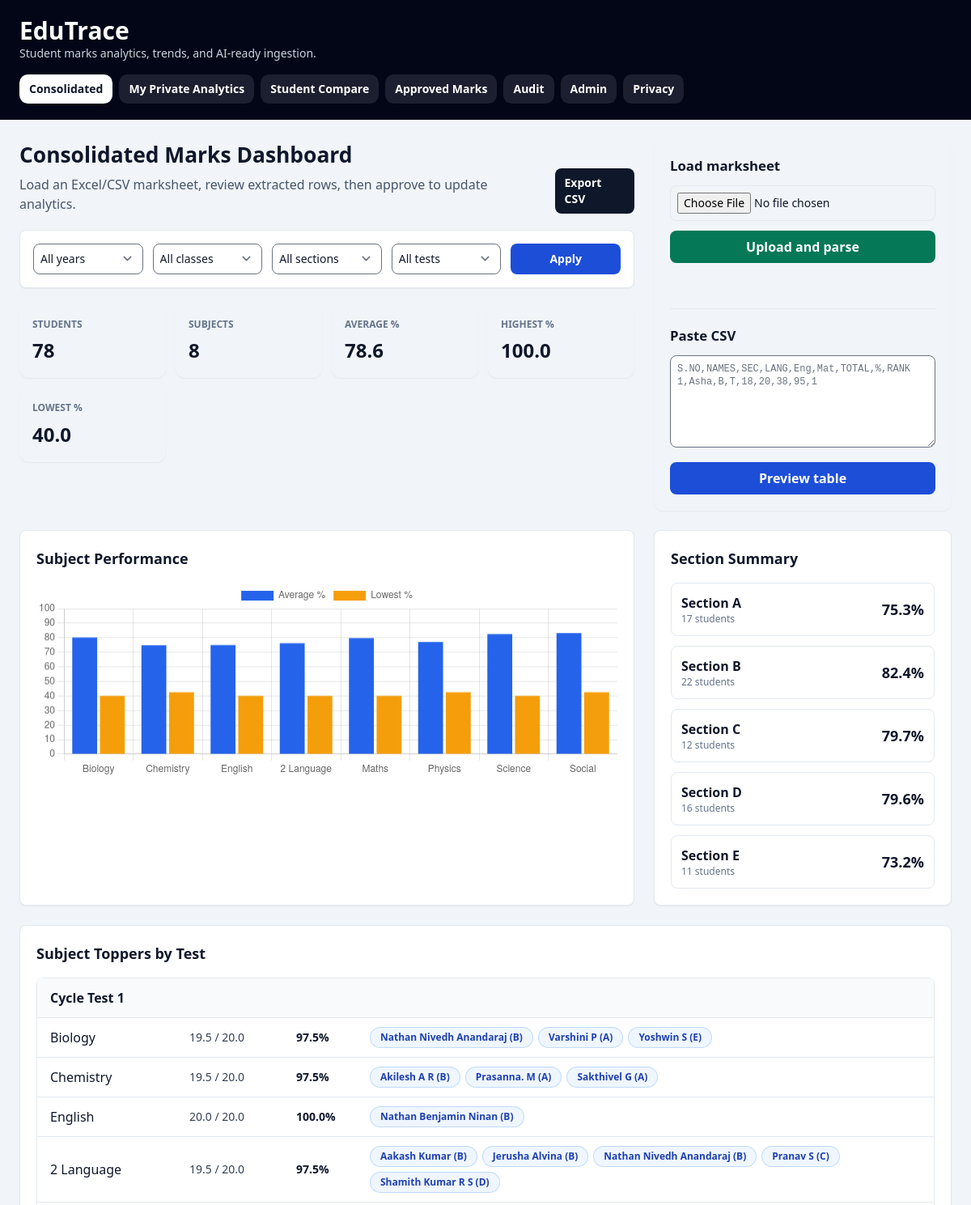
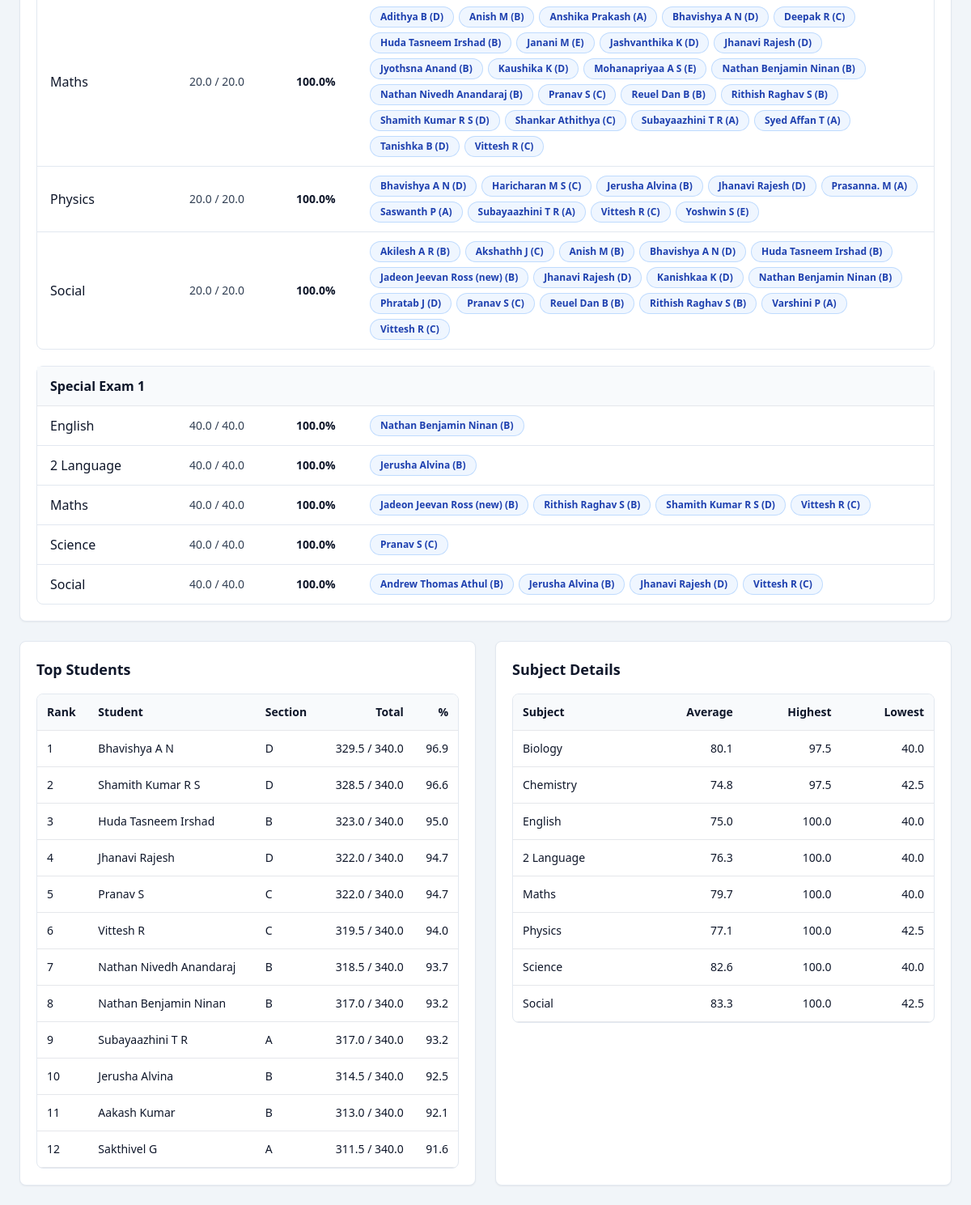
The page / on the database its author committed (2 pictures, top to bottom).
### app/db/models/mark.py (models this page shows)
class Mark(Base):
    __tablename__ = "marks"
    __table_args__ = (
        UniqueConstraint("student_id", "subject_id", "exam_id", name="uq_mark_student_subject_exam"),
    )
    id: Mapped[int] = mapped_column(Integer, primary_key=True, index=True)
    student_id: Mapped[int] = mapped_column(ForeignKey("students.id"), nullable=False, index=True)
    subject_id: Mapped[int] = mapped_column(ForeignKey("subjects.id"), nullable=False, index=True)
    exam_id: Mapped[int] = mapped_column(ForeignKey("exams.id"), nullable=False, index=True)
    score: Mapped[float | None] = mapped_column(Float, nullable=True)
    max_marks: Mapped[float] = mapped_column(Float, nullable=False)
    absent_flag: Mapped[str] = mapped_column(String(5), nullable=False, default="N")
    remarks: Mapped[str | None] = mapped_column(String(500), nullable=True)
    source_upload_id: Mapped[int | None] = mapped_column(ForeignKey("uploads.id"), nullable=True)
    created_at: Mapped[str] = mapped_column(DateTime(timezone=True), server_default=func.now())
    updated_at: Mapped[str] = mapped_column(
        DateTime(timezone=True), server_default=func.now(), onupdate=func.now()
    )
    student = relationship("Student", back_populates="marks")
    subject = relationship("Subject", back_populates="marks")
    exam = relationship("Exam", back_populates="marks")
    source_upload = relationship("Upload", back_populates="marks")

### app/db/models/exam.py (models this page shows)
class Exam(Base):
    __tablename__ = "exams"
    __table_args__ = (
        UniqueConstraint("academic_year", "exam_term", name="uq_exam_academic_year_term"),
    )
    id: Mapped[int] = mapped_column(Integer, primary_key=True, index=True)
    exam_term: Mapped[str] = mapped_column(String(100), nullable=False, index=True)
    display_name: Mapped[str | None] = mapped_column(String(120), nullable=True)
    exam_date: Mapped[str | None] = mapped_column(String(20), nullable=True)
    academic_year: Mapped[str] = mapped_column(String(20), nullable=False, index=True)
    created_at: Mapped[str] = mapped_column(DateTime(timezone=True), server_default=func.now())
    marks = relationship("Mark", back_populates="exam")

### app/db/models/subject.py (models this page shows)
class Subject(Base):
    __tablename__ = "subjects"
    id: Mapped[int] = mapped_column(Integer, primary_key=True, index=True)
    subject_name: Mapped[str] = mapped_column(String(200), nullable=False, unique=True, index=True)
    display_name: Mapped[str | None] = mapped_column(String(120), nullable=True)
    created_at: Mapped[str] = mapped_column(DateTime(timezone=True), server_default=func.now())
    marks = relationship("Mark", back_populates="subject")

### app/db/models/student.py (models this page shows)
class Student(Base):
    __tablename__ = "students"
    __table_args__ = (
        UniqueConstraint("student_name", "class_name", "section", "academic_year", name="uq_student_scope"),
    )
    id: Mapped[int] = mapped_column(Integer, primary_key=True, index=True)
    student_name: Mapped[str] = mapped_column(String(200), nullable=False, index=True)
    roll_no: Mapped[str | None] = mapped_column(String(50), nullable=True)
    gender: Mapped[str | None] = mapped_column(String(20), nullable=True)
    class_name: Mapped[str] = mapped_column(String(50), nullable=False, index=True)
    section: Mapped[str] = mapped_column(String(50), nullable=False, index=True)
    academic_year: Mapped[str] = mapped_column(String(20), nullable=False, index=True)
    created_at: Mapped[str] = mapped_column(DateTime(timezone=True), server_default=func.now())
    marks = relationship("Mark", back_populates="student", cascade="all, delete-orphan")

### app/api/routes_dashboard.py (the view)
@router.get("/", response_class=HTMLResponse)
def dashboard(
    request: Request,
    db: Annotated[Session, Depends(get_db)],
    academic_year: str = "",
    class_name: str = "",
    section: str = "",
    exam_term: str = "",
):
    repo = MarkRepository(db)
    filters = {
        "academic_year": academic_year,
        "class_name": class_name,
        "section": section,
        "exam_term": exam_term,
    }
    rows = repo.list_marks(filters)
    summary = AnalyticsService.summary(rows)
    return templates.TemplateResponse(
        request=request,
        name="dashboard.html",
        context={
            "summary": summary,
            "rows": rows,
            "trend": AnalyticsService.subject_trend(rows),
            "student_rankings": AnalyticsService.student_rankings(rows),
            "subject_summary": AnalyticsService.subject_summary(rows),
            "subject_toppers": AnalyticsService.grouped_subject_toppers_by_test(rows),
            "section_summary": AnalyticsService.section_summary(rows),
            "available_filters": repo.available_filters(),
            "selected_filters": filters,
        },
    )

### app/templates/dashboard.html (shortened to what this page needs)
{% extends "base.html" %}
{% block content %}
<section class="grid grid-cols-1 gap-6 lg:grid-cols-3">
  <div class="lg:col-span-2">
    <div class="page-heading">
      <div>
        <h2>Consolidated Marks Dashboard</h2>
        <p>Load an Excel/CSV marksheet, review extracted rows, then approve to update analytics.</p>
      </div>
      <a href="/marks/export.csv" class="w-fit rounded-lg bg-slate-900 px-3 py-2 text-sm font-semibold text-white">Export CSV</a>
    </div>
    <form method="get" action="/" class="mt-5 grid grid-cols-1 gap-3 rounded-lg border border-slate-200 bg-white p-4 shadow-sm md:grid-cols-5">
      <select name="academic_year" class="rounded-lg border p-2 text-sm">
        <option value="">All years</option>
      </select>
      <select name="class_name" class="rounded-lg border p-2 text-sm">
        <option value="">All classes</option>
      </select>
      <select name="section" class="rounded-lg border p-2 text-sm">
        <option value="">All sections</option>
      </select>
      <select name="exam_term" class="rounded-lg border p-2 text-sm">
        <option value="">All tests</option>
      </select>
      <button class="rounded-lg bg-blue-700 px-4 py-2 text-sm font-semibold text-white">Apply</button>
    </form>
    <section class="metric-grid mt-5">
      {% for label, value in [
        ('Students', summary.students),
        ('Subjects', summary.subjects),
        ('Average %', summary.average_pct),
        ('Highest %', summary.highest_pct),
        ('Lowest %', summary.lowest_pct)
      ] %}
      <div class="metric-card"><span>{{ label }}</span><strong>{{ value }}</strong></div>
      {% endfor %}
    </section>
  </div>
  <div class="panel">
    <h3 class="font-semibold">Load marksheet</h3>
    <form hx-post="/uploads/api" hx-encoding="multipart/form-data" hx-target="#upload-result" class="mt-3 space-y-3">
      <input name="file" type="file" accept=".xlsx,.csv,.txt,.png,.jpg,.jpeg,.webp,.bmp" required class="w-full rounded-lg border p-2 text-sm">
      <button class="w-full rounded-lg bg-emerald-700 px-4 py-2 font-semibold text-white">Upload and parse</button>
    </form>
    <div id="upload-result" class="mt-3 rounded-lg bg-slate-100 p-3 text-sm text-slate-700"></div>
    <div class="mt-5 border-t pt-5">
      <h3 class="font-semibold">Paste CSV</h3>
      <form action="/uploads/paste" method="post" class="mt-3 space-y-3">
        <textarea name="csv_text" required rows="6" class="w-full rounded-lg border p-2 font-mono text-xs" placeholder="S.NO,NAMES,SEC,LANG,Eng,Mat,TOTAL,%,RANK&#10;1,Asha,B,T,18,20,38,95,1"></textarea>
        <button class="w-full rounded-lg bg-blue-700 px-4 py-2 font-semibold text-white">Preview table</button>
      </form>
    </div>
  </div>
</section>
<section class="mt-6 grid grid-cols-1 gap-6 lg:grid-cols-3">
  <div class="rounded-lg border border-slate-200 bg-white p-5 shadow-sm lg:col-span-2">
    <h2 class="text-lg font-semibold">Subject Performance</h2>
    <canvas id="subjectChart" class="mt-4" height="100"></canvas>
  </div>
  <div class="rounded-lg border border-slate-200 bg-white p-5 shadow-sm">
    <h2 class="text-lg font-semibold">Section Summary</h2>
    <div class="mt-4 space-y-3">
      {% for section in section_summary %}
      <div class="flex items-center justify-between rounded-lg border border-slate-200 p-3">
        <div>
          <div class="font-semibold">Section {{ section.section }}</div>
          <div class="text-xs text-slate-500">{{ section.students }} students</div>
        </div>
        <div class="text-lg font-semibold">{{ section.average_pct }}%</div>
      </div>
      {% else %}
      <div class="text-sm text-slate-500">No approved marks yet.</div>
      {% endfor %}
    </div>
  </div>
</section>
<section class="mt-6 rounded-lg border border-slate-200 bg-white p-5 shadow-sm">
  <h2 class="text-lg font-semibold">Subject Toppers by Test</h2>
  <div class="mt-4 space-y-5">
    {% for group in subject_toppers %}
    <div class="rounded-lg border border-slate-200">
      <div class="border-b bg-slate-50 px-4 py-3">
        <h3 class="font-semibold">{{ group.exam_display_name }}</h3>
      </div>
      <div class="divide-y divide-slate-200">
        {% for topper in group.subjects %}
        <div class="grid grid-cols-1 gap-3 px-4 py-3 lg:grid-cols-[160px_120px_80px_1fr] lg:items-center">
          <div class="font-medium">{{ topper.subject_display_name }}</div>
          <div class="text-sm text-slate-700">{{ topper.score }} / {{ topper.max_marks }}</div>
          <div class="text-sm font-semibold text-slate-900">{{ topper.percentage }}%</div>
          <div class="flex flex-wrap gap-2">
            {% for student in topper.students %}
            <span class="rounded-full bg-blue-50 px-3 py-1 text-xs font-semibold text-blue-800 ring-1 ring-blue-200">{{ student }}</span>
            {% endfor %}
          </div>
        </div>
        {% endfor %}
      </div>
    </div>
    {% else %}
    <div class="rounded-lg border border-slate-200 p-6 text-center text-slate-500">No approved marks yet.</div>
    {% endfor %}
  </div>
</section>
<section class="mt-6 grid grid-cols-1 gap-6 lg:grid-cols-2">
  <div class="rounded-lg border border-slate-200 bg-white p-5 shadow-sm">
    <h2 class="text-lg font-semibold">Top Students</h2>
    <div class="mt-4 overflow-auto rounded-lg border border-slate-200">
      <table class="min-w-full border-collapse text-sm">
        <thead class="bg-slate-50">
          <tr>
            <th class="border-b p-3 text-left">Rank</th>
            <th class="border-b p-3 text-left">Student</th>
            <th class="border-b p-3 text-left">Section</th>
            <th class="border-b p-3 text-right">Total</th>
            <th class="border-b p-3 text-right">%</th>
          </tr>
        </thead>
        <tbody>
          {% for student in student_rankings %}
          <tr class="hover:bg-slate-50">
            <td class="border-b p-3">{{ loop.index }}</td>
            <td class="border-b p-3 font-medium">{{ student.student_name }}</td>
            <td class="border-b p-3">{{ student.section }}</td>
            <td class="border-b p-3 text-right">{{ student.score }} / {{ student.max_marks }}</td>
            <td class="border-b p-3 text-right">{{ student.percentage }}</td>
          </tr>
          {% else %}
          <tr><td colspan="5" class="p-6 text-center text-slate-500">No approved marks yet.</td></tr>
          {% endfor %}
        </tbody>
      </table>
    </div>
  </div>
  <div class="rounded-lg border border-slate-200 bg-white p-5 shadow-sm">
    <h2 class="text-lg font-semibold">Subject Details</h2>
    <div class="mt-4 overflow-auto rounded-lg border border-slate-200">
      <table class="min-w-full border-collapse text-sm">
        <thead class="bg-slate-50">
          <tr>
            <th class="border-b p-3 text-left">Subject</th>
            <th class="border-b p-3 text-right">Average</th>
            <th class="border-b p-3 text-right">Highest</th>
            <th class="border-b p-3 text-right">Lowest</th>
          </tr>
        </thead>
        <tbody>
          {% for subject in subject_summary %}
          <tr class="hover:bg-slate-50">
            <td class="border-b p-3 font-medium">{{ subject.subject_display_name }}</td>
            <td class="border-b p-3 text-right">{{ subject.average_pct }}</td>
            <td class="border-b p-3 text-right">{{ subject.highest_pct }}</td>
            <td class="border-b p-3 text-right">{{ subject.lowest_pct }}</td>
          </tr>
          {% else %}
          <tr><td colspan="4" class="p-6 text-center text-slate-500">No approved marks yet.</td></tr>
          {% endfor %}
        </tbody>
      </table>
    </div>
  </div>
</section>
<script>
  const subjectSummary = {{ subject_summary | tojson }};
  const subjectChart = document.getElementById('subjectChart');
  new Chart(subjectChart, {
    type: 'bar',
    data: {
      labels: subjectSummary.map(item => item.subject_display_name),
      datasets: [
        {
          label: 'Average %',
          data: subjectSummary.map(item => item.average_pct),
          backgroundColor: '#2563eb'
        },
        {
          label: 'Lowest %',
          data: subjectSummary.map(item => item.lowest_pct),
          backgroundColor: '#f59e0b'
        }
      ]
    },
    options: {
      responsive: true,
      scales: {
        y: { beginAtZero: true, max: 100 }
      }
    }
  });
</script>
{% endblock %}

### app/templates/base.html (shortened to what this page needs)
<!DOCTYPE html>
<html lang="en" data-theme="corporate">
<head>
  <script src="https://cdn.tailwindcss.com?plugins=forms"></script>
  <link href="https://cdn.jsdelivr.net/npm/daisyui@4.12.24/dist/full.min.css" rel="stylesheet">
  <link rel="stylesheet" href="/static/styles.css">
</head>
<body class="bg-slate-100 text-slate-900">
  <header class="bg-slate-950 text-white">
    <div class="mx-auto max-w-7xl px-6 py-5">
      <h1 class="text-3xl font-bold">EduTrace</h1>
      <p class="text-sm text-slate-300">Student marks analytics, trends, and AI-ready ingestion.</p>
      <nav class="mt-4 flex flex-wrap gap-2 text-sm">
        <a href="/" class="nav-tab {% if request.url.path == '/' %}nav-tab-active{% else %}nav-tab-idle{% endif %}">Consolidated</a>
        <a href="/dashboards/target" class="nav-tab {% if request.url.path == '/dashboards/target' %}nav-tab-active{% else %}nav-tab-idle{% endif %}">My Private Analytics</a>
        <a href="/dashboards/student-compare" class="nav-tab {% if request.url.path == '/dashboards/student-compare' %}nav-tab-active{% else %}nav-tab-idle{% endif %}">Student Compare</a>
        <a href="/dashboards/approved-marks" class="nav-tab {% if request.url.path == '/dashboards/approved-marks' %}nav-tab-active{% else %}nav-tab-idle{% endif %}">Approved Marks</a>
        <a href="/audit" class="nav-tab {% if request.url.path.startswith('/audit') %}nav-tab-active{% else %}nav-tab-idle{% endif %}">Audit</a>
        <a href="/admin" class="nav-tab {% if request.url.path == '/admin' %}nav-tab-active{% else %}nav-tab-idle{% endif %}">Admin</a>
        <a href="/admin/privacy" class="nav-tab {% if request.url.path.startswith('/admin/privacy') %}nav-tab-active{% else %}nav-tab-idle{% endif %}">Privacy</a>
      </nav>
    </div>
  </header>
  <main class="mx-auto max-w-7xl px-6 py-6">
    {% block content %}{% endblock %}
  </main>
</body>
</html>

### app/static/styles.css (style rules this page uses)
body { background: hsl(var(--b2)); }
.page-heading { align-items: flex-end; display: flex; justify-content: space-between; gap: 1rem; }
.page-heading h2 { font-size: 1.65rem; font-weight: 750; }
.page-heading p { color: rgb(71 85 105); margin-top: .25rem; }
.metric-grid { display: grid; gap: .75rem; grid-template-columns: repeat(auto-fit, minmax(150px, 1fr)); }
.metric-card, .panel { background: hsl(var(--b1)); border: 1px solid hsl(var(--b3)); border-radius: .75rem; box-shadow: 0 1px 2px rgb(15 23 42 / 6%); }
.metric-card { padding: 1rem; }
.metric-card span { color: rgb(100 116 139); display: block; font-size: .75rem; font-weight: 700; text-transform: uppercase; }
.metric-card strong { display: block; font-size: 1.5rem; margin-top: .35rem; }
.panel { padding: 1.25rem; }
.panel h3 { font-size: 1.05rem; font-weight: 700; }
.nav-tab { border-radius: .65rem; color: white; font-weight: 700; padding: .5rem .75rem; }
.nav-tab-active { background: white; color: rgb(15 23 42); }
.nav-tab-idle { background: rgb(255 255 255 / 10%); }

### rows shown on the page
Mark: exam_display_name "Cycle Test 1", percentage "97.5" "97.5" "100.0" "97.5" "100.0" "100.0" "100.0", students "Nathan Nivedh Anandaraj (B)" "Varshini P (A)" "Yoshwin S (E)" "Akilesh A R (B)" "Prasanna. M (A)" "Sakthivel G (A)" "Nathan Benjamin Ninan (B)" "Aakash Kumar (B)" "Jerusha Alvina (B)" "Nathan Nivedh Anandaraj (B)" "Pranav S (C)" "Shamith Kumar R S (D)" "Adithya B (D)" "Anish M (B)" "Anshika Prakash (A)" "Bhavishya A N (D)" "Deepak R (C)" "Huda Tasneem Irshad (B)" "Janani M (E)" "Jashvanthika K (D)" "Jhanavi Rajesh (D)" "Jyothsna Anand (B)" "Kaushika K (D)" "Mohanapriyaa A S (E)" "Nathan Benjamin Ninan (B)" "Nathan Nivedh Anandaraj (B)" "Pranav S (C)" "Reuel Dan B (B)" "Rithish Raghav S (B)" "Shamith Kumar R S (D)" "Shankar Athithya (C)" "Subayaazhini T R (A)" "Syed Affan T (A)" "Tanishka B (D)" "Vittesh R (C)" "Bhavishya A N (D)" "Haricharan M S (C)" "Jerusha Alvina (B)" "Jhanavi Rajesh (D)" "Prasanna. M (A)" "Saswanth P (A)" "Subayaazhini T R (A)" "Vittesh R (C)" "Yoshwin S (E)" "Akilesh A R (B)" "Akshathh J (C)" "Anish M (B)" "Bhavishya A N (D)" "Huda Tasneem Irshad (B)" "Jadeon Jeevan Ross (new) (B)" "Jhanavi Rajesh (D)" "Kanishkaa K (D)" "Nathan Benjamin Ninan (B)" "Phratab J (D)" "Pranav S (C)" "Reuel Dan B (B)" "Rithish Raghav S (B)" "Varshini P (A)" "Vittesh R (C)", subject_display_name "Biology", average_pct "80.1", highest_pct "97.5", lowest_pct "40.0"
Subject: subject_display_name "Biology"
Mark: score "19.5", max_marks "20.0"
Subject: subject_display_name "Chemistry"
Mark: score "19.5", max_marks "20.0"
Subject: subject_display_name "English" "English"
Mark: score "20.0", max_marks "20.0"
Subject: subject_display_name "2 Language" "2 Language"
Mark: score "19.5", max_marks "20.0", subject_display_name "2 Language", average_pct "76.3", highest_pct "100.0", lowest_pct "40.0"
Subject: subject_display_name "Maths" "Maths"
Mark: score "20.0", max_marks "20.0"
Subject: subject_display_name "Physics"
Mark: score "20.0", max_marks "20.0"
Subject: subject_display_name "Social" "Social"
Mark: score "20.0", max_marks "20.0"
Mark: exam_display_name "Special Exam 1", percentage "100.0" "100.0" "100.0" "100.0" "100.0", students "Nathan Benjamin Ninan (B)" "Jerusha Alvina (B)" "Jadeon Jeevan Ross (new) (B)" "Rithish Raghav S (B)" "Shamith Kumar R S (D)" "Vittesh R (C)" "Pranav S (C)" "Andrew Thomas Athul (B)" "Jerusha Alvina (B)" "Jhanavi Rajesh (D)" "Vittesh R (C)"
Mark: score "40.0", max_marks "40.0"
Mark: score "40.0", max_marks "40.0"
Mark: score "40.0", max_marks "40.0"
Subject: subject_display_name "Science"
Mark: score "40.0", max_marks "40.0"
Mark: score "40.0", max_marks "40.0"
Student: student_name "Bhavishya A N", section "D", score "329.5", max_marks "340.0", percentage "96.9"
Student: student_name "Shamith Kumar R S", section "D", score "328.5", max_marks "340.0", percentage "96.6"
Student: student_name "Huda Tasneem Irshad", section "B", score "323.0", max_marks "340.0", percentage "95.0"
Student: student_name "Jhanavi Rajesh", section "D", score "322.0", max_marks "340.0", percentage "94.7"
Student: student_name "Pranav S", section "C", score "322.0", max_marks "340.0", percentage "94.7"
Student: student_name "Vittesh R", section "C", score "319.5", max_marks "340.0", percentage "94.0"
Student: student_name "Nathan Nivedh Anandaraj", section "B", score "318.5", max_marks "340.0", percentage "93.7"
Student: student_name "Nathan Benjamin Ninan", section "B", score "317.0", max_marks "340.0", percentage "93.2"
Student: student_name "Subayaazhini T R", section "A", score "317.0", max_marks "340.0", percentage "93.2"
Student: student_name "Jerusha Alvina", section "B", score "314.5", max_marks "340.0", percentage "92.5"
Student: student_name "Aakash Kumar", section "B", score "313.0", max_marks "340.0", percentage "92.1"
Student: student_name "Sakthivel G", section "A", score "311.5", max_marks "340.0", percentage "91.6"
Mark: subject_display_name "Chemistry", average_pct "74.8", highest_pct "97.5", lowest_pct "42.5"
Mark: subject_display_name "English", average_pct "75.0", highest_pct "100.0", lowest_pct "40.0"
Mark: subject_display_name "Maths", average_pct "79.7", highest_pct "100.0", lowest_pct "40.0"
Mark: subject_display_name "Physics", average_pct "77.1", highest_pct "100.0", lowest_pct "42.5"
Mark: subject_display_name "Science", average_pct "82.6", highest_pct "100.0", lowest_pct "40.0"
Mark: subject_display_name "Social", average_pct "83.3", highest_pct "100.0", lowest_pct "42.5"

### other values the page prints
{{ label }} "STUDENTS" "SUBJECTS" "AVERAGE %" "HIGHEST %" "LOWEST %"
{{ value }} "78" "8" "78.6" "100.0" "40.0"
{{ section.section }} "A" "B" "C" "D" "E"
{{ section.students }} "17" "22" "12" "16" "11"
{{ section.average_pct }} "75.3" "82.4" "79.7" "79.6" "73.2"
